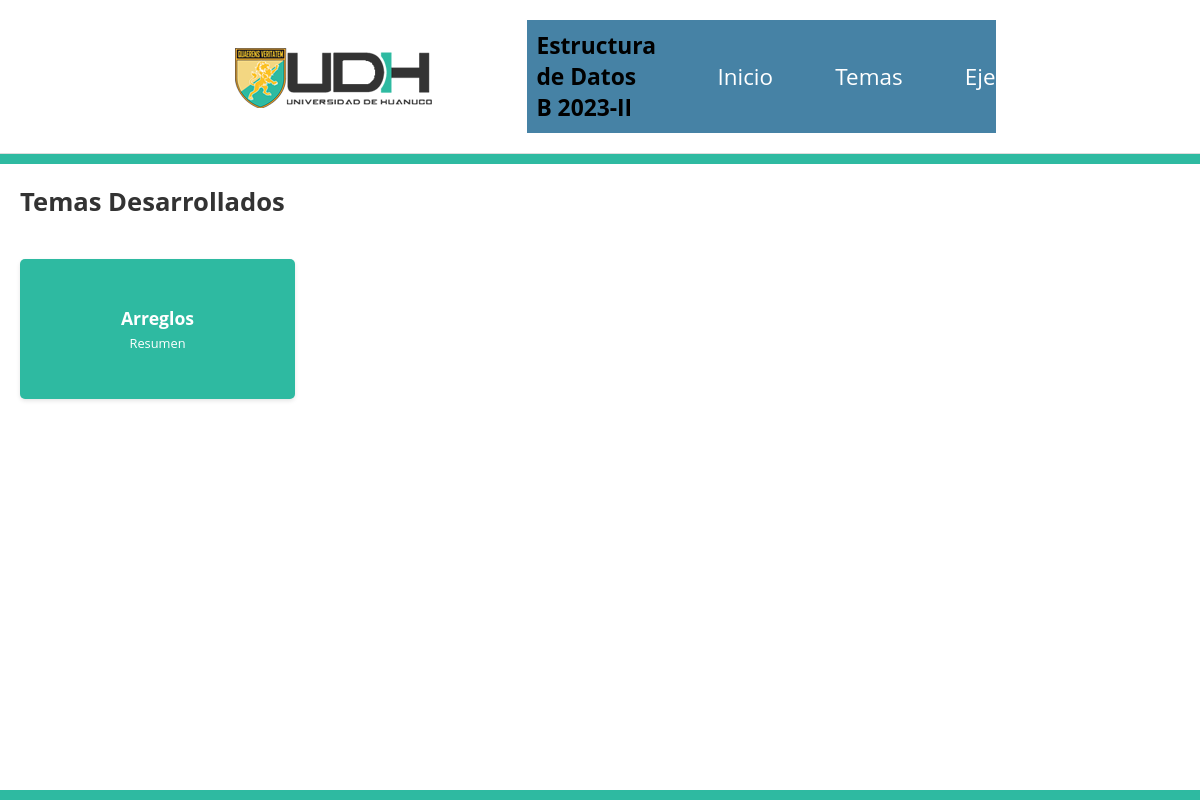
/temas/, run on an earlier commit of the app's database.
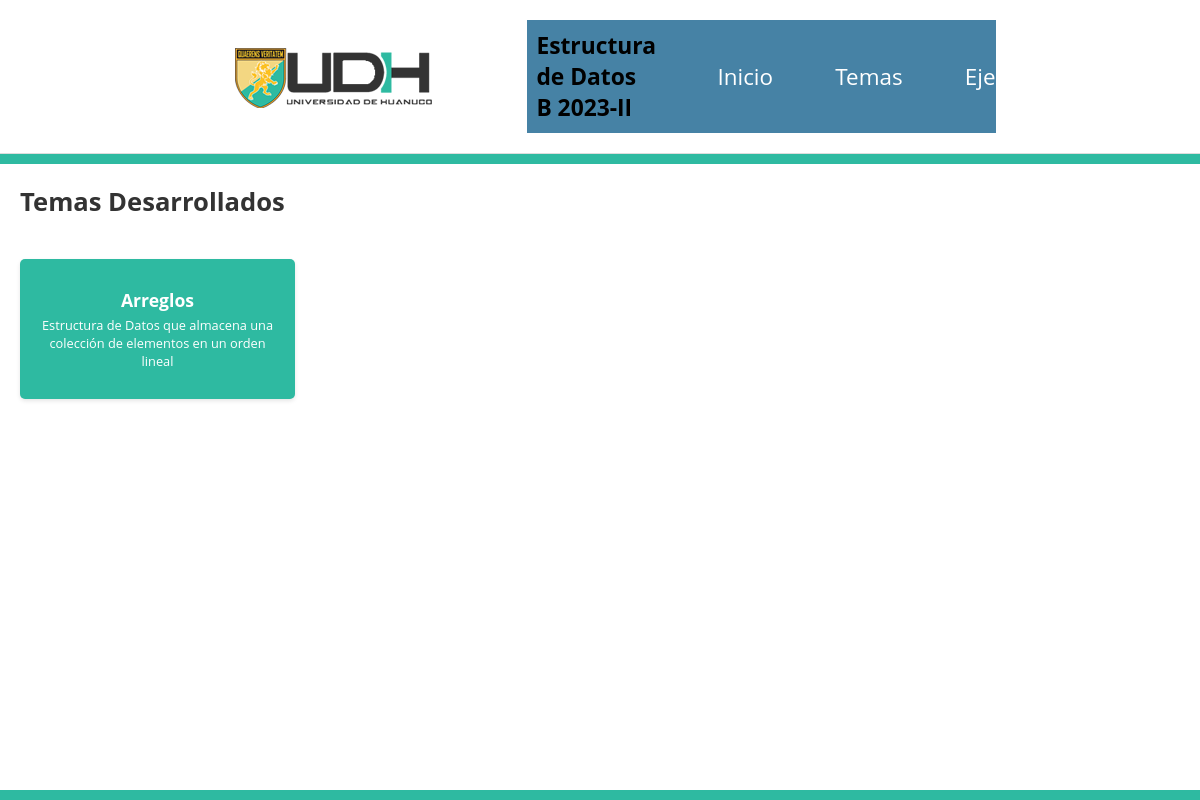
And on a later commit of the database.
### exercises/models.py (models this page shows, shortened)
class Categories(models.Model):
    name = models.CharField(max_length=15)
    summary = models.TextField(default='resumen')
    content = models.TextField(default='texto')

### exercises/views.py (the view)
# urls.py: path('temas/', topics_view, name='temas'),
def topics_view(request, *args, **kwargs):
    categories_list = Categories.objects.all()
    return render(request, "temas.html", {'categories': categories_list})

### templates/temas.html
{% extends 'base.html' %}
{% block content %}
<h2>Temas Desarrollados</h2>
<div class="category-grid">
    {% for category in categories %}
    <a href="{% url 'categoria' category.name %}">
        <div class="category-card">
            <h3>{{ category.name }}</h3>
            <p>{{ category.summary }}</p>
        </div>
    </a>
    {% endfor %}
</div>
{% endblock %}

What changed in the data, as far as the page shows it:
changed Categories "Arreglos": summary "Resumen" → "Estructura de Datos que almacena una colección de elementos en un orden lineal"
